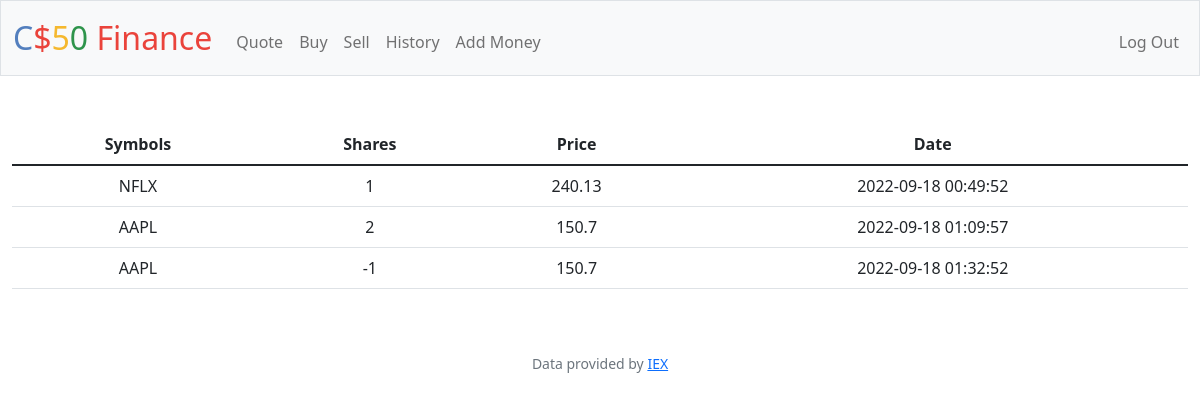
Screenshot of /history (signed in) with the database file from the repository.
### tables this page shows
CREATE TABLE 'transactions' ('id' INTEGER PRIMARY KEY NOT NULL, 'user_id' INTEGER, 'symbol' TEXT, 'shares' INTEGER, 'price' REAL, 'date' DATETIME);

### app.py (the view)
@app.route("/history")
@login_required
def history():
    user_id = session["user_id"]
    transactions_db = db.execute("SELECT * FROM transactions WHERE user_id = :id", id = user_id)
    return render_template("history.html", transactions = transactions_db)

### app.py (called while the page is built)
@app.after_request
def after_request(response):
    response.headers["Cache-Control"] = "no-cache, no-store, must-revalidate"
    response.headers["Expires"] = 0
    response.headers["Pragma"] = "no-cache"
    return response

### helpers.py (called while the page is built)
def login_required(f):
    @wraps(f)
    def decorated_function(*args, **kwargs):
        if session.get("user_id") is None:
            return redirect("/login")
        return f(*args, **kwargs)
    return decorated_function

### templates/history.html (shortened to what this page needs)
{% extends "layout.html" %}
{% block main %}
    <table class="table">
        <thead>
          <tr>
            <th scope = "col">Symbols</th>
            <th scope = "col">Shares</th>
            <th scope = "col">Price</th>
            <th scope = "col">Date</th>
          </tr>
        </thead>
        <tbody>
             {% for row in transactions %}
             <tr>
                 <td>{{ row["symbol"] }}</td>
                 <td>{{ row["shares"] }}</td>
                 <td>{{ row["price"] }}</td>
                 <td>{{ row["date"] }}</td>
             </tr>
             {% endfor %}
        </tbody>
     </table>
{% endblock %}

### rows the page displays
transactions: symbol "NFLX", shares "1", price "240.13", date "2022-09-18 00:49:52"
transactions: symbol "AAPL", shares "2", price "150.7", date "2022-09-18 01:09:57"
transactions: symbol "AAPL", shares "-1", price "150.7", date "2022-09-18 01:32:52"
